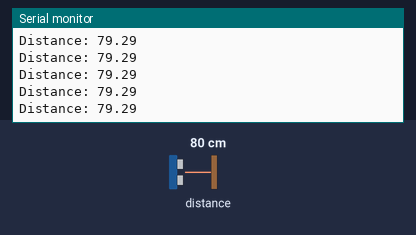
This sketch was run on a simulated ESP8266 (NodeMCU). Shown: the last lines printed to the serial monitor. Wiring (inferred from the names in the program): ultrasonic range finder: trigger D4; echo D3. The inputs (shaded band) are chosen by the test bench; at power-on: distance to the obstacle 80 cm. The echo pulse lasts 58.3 µs per cm.

Above: at 1.2 s.
1.3 s: distance to the obstacle set to 2 cm
At 1.59 s:
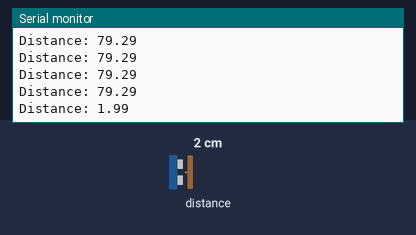
2.8 s: distance to the obstacle set to 4 cm
At 2.8 s:
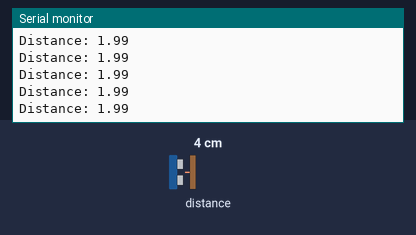
Timing chart, 0 to 5.8 s (numbered marks = the images above; inputs shaded):
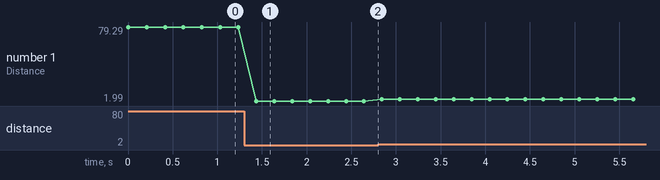

The sketch:

7.ino
```cpp
const int trigerPin = D4;
const int echoPin = D3;
const int first_row = D5;
const int second_row = D0;
const int third_row = D1;
const int fourth_row = D7;
const int fifth_row = D2;

long  duration; // micro-secend
float distance; // cm

void setup() {
  pinMode(trigerPin,OUTPUT ); // Sets the trigerPin as an Output
  pinMode(echoPin, INPUT ); // Sets the echoPin as an Input
  // led_row pins
  pinMode(first_row, OUTPUT);
  pinMode(second_row, OUTPUT);
  pinMode(third_row, OUTPUT);
  pinMode(fourth_row, OUTPUT);
  pinMode(fifth_row, OUTPUT);
  Serial.begin(9600); // Starts the serial communication
}
void loop() {

  // turn of all LED. this method reduce code-lines
  digitalWrite(first_row, LOW);
  digitalWrite(second_row, LOW);
  digitalWrite(third_row, LOW);
  digitalWrite(fourth_row, LOW);
  digitalWrite(fifth_row, LOW);

  // Clears the trigerPin
  digitalWrite(trigerPin, LOW);
  delayMicroseconds(2);

  // Sets the trigerPin on HIGH state for 10 micro seconds
  digitalWrite(trigerPin, HIGH);
  delayMicroseconds(10);
  digitalWrite(trigerPin, LOW);

  // Reads the echoPin, returns the sound wave travel time in microseconds
  duration = pulseIn(echoPin, HIGH);

  // Calculating the distance
  distance= duration*0.034/2;
  // Prints the distance on the Serial Monitor
  Serial.print("Distance: ");
  Serial.println(distance);

  // there are overlaps for 2 Consecutive LED-row
  if ( 8.75   <= distance && distance < 14){
    digitalWrite(first_row, HIGH);
  }
  if ( 6.5 <= distance && distance < 12){
    digitalWrite(second_row, HIGH);
  }
  if ( 5.5 <= distance && distance < 8.7){
    digitalWrite(third_row, HIGH);
  }
  if (distance < 7){
    digitalWrite(fourth_row, HIGH);
  }
  if (distance <= 5){
    digitalWrite(fifth_row, HIGH);
  }
  delay(200);
}
```

Measured:
- after the input at 1.3 s, the serial monitor: prints a new line after 0.14 s (image 1)
- plotted number 1: 79.29 → 1.99 after the input at 1.3 s, 1.99 → 3.98 after the input at 2.8 s
